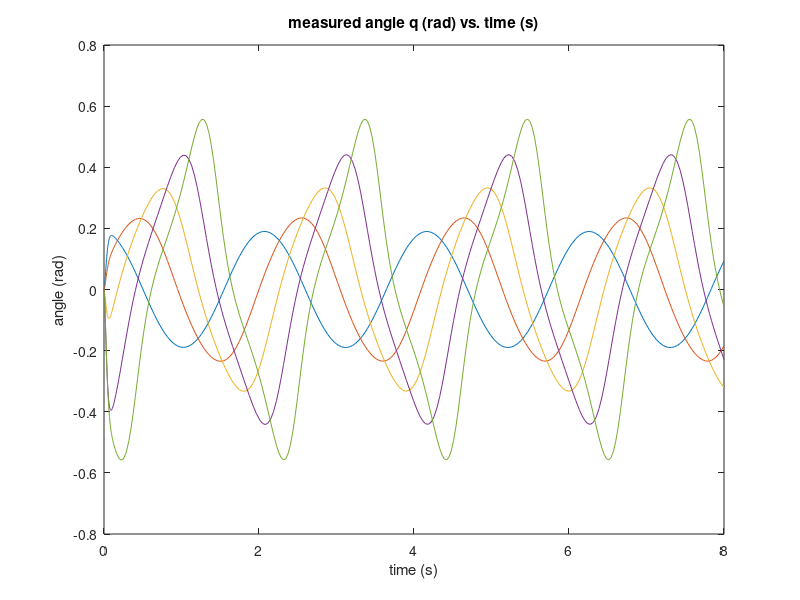
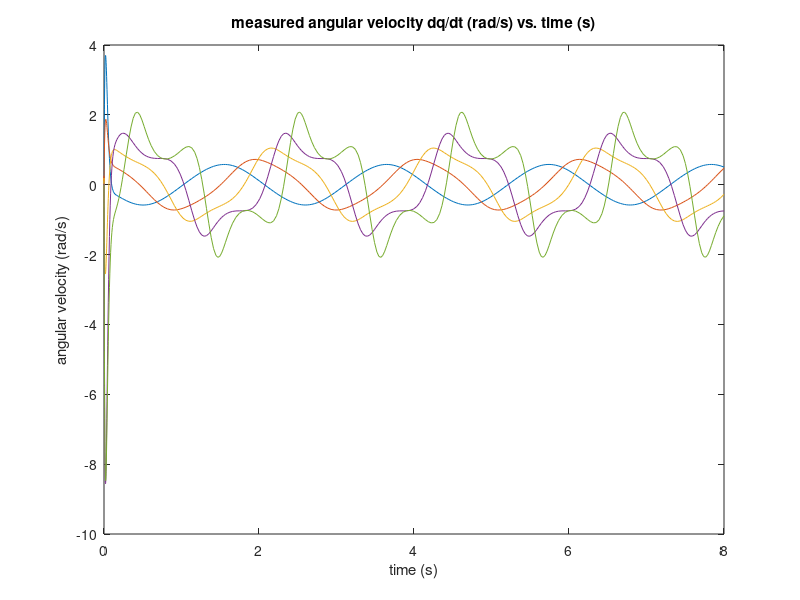
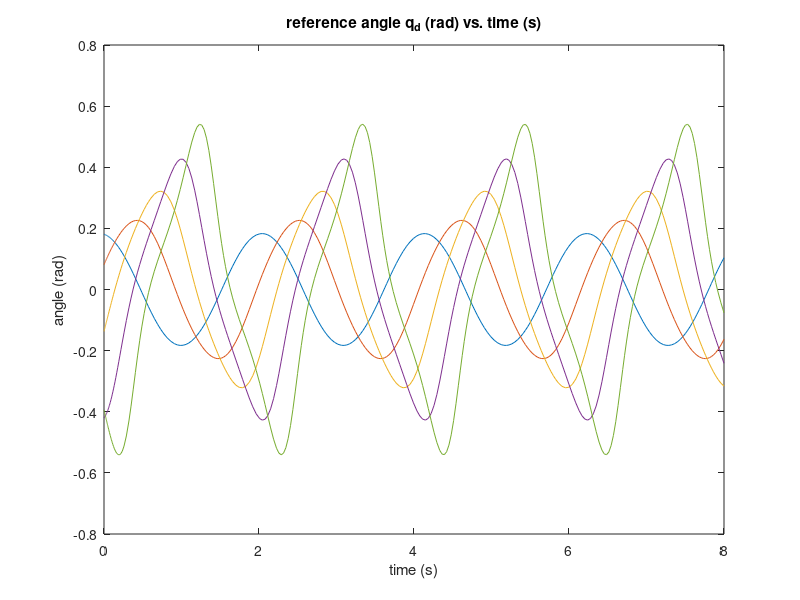
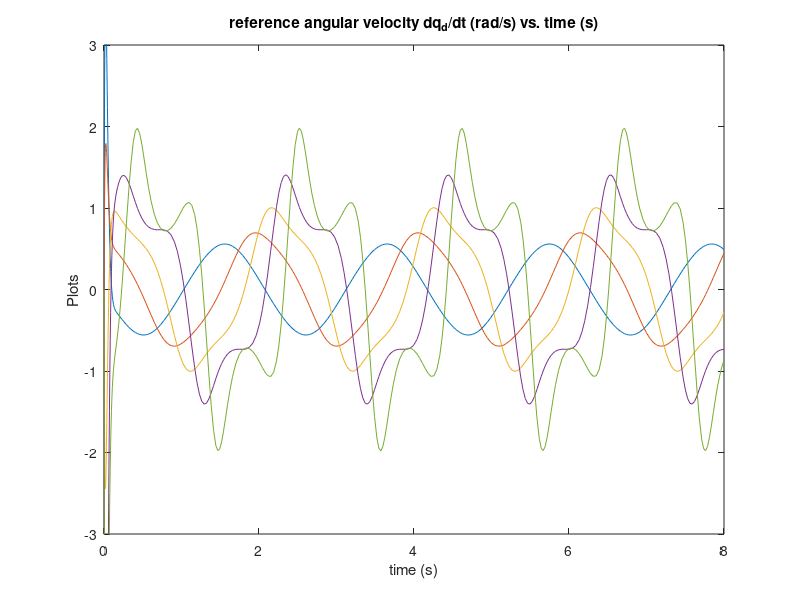

These charts were generated, in order, by the following MATLAB code:
%{
File Plots qd, qd_dot, q, q_dot, u

%}

addpath('Data/');
load('Data/q.mat'); % q_rad
load('Data/qd.mat'); % qd_rad
load('Data/q_dot.mat'); % q_dot_rad
load('Data/qd_dot.mat'); % qd_dot_rad
load('Data/u.mat'); % u_torque

t = q_rad(1,:);
q = q_rad(2,:);
q_dot = q_dot_rad(2,:);
qd = qd_rad(2,:);
qd_dot = qd_dot_rad(2,:);
u = u_torque(2,:);

%%%%%%%%%%%%%%%%%%%%%%%%%%%%%%%%%%%%%%%%%%%%%%%%%%
% Plot q 

figure(1);
plot(t, q_rad(4:8,:));
title('measured angle q (rad) vs. time (s)');
xlabel('time (s)');
ylabel('angle (rad)');

%%%%%%%%%%%%%%%%%%%%%%%%%%%%%%%%%%%%%%%%%%%%%%%%%%%

% Plot q_dot
figure(2);
plot(t, q_dot_rad(4:8,:));
title('measured angular velocity dq/dt (rad/s) vs. time (s)');
xlabel('time (s)');
ylabel('angular velocity (rad/s)');

%%%%%%%%%%%%%%%%%%%%%%%%%%%%%%%%%%%%%%%%%%%%%%%%%%
% Plot qd 
figure(3);
plot(t, qd_rad(4:8,:));
title('reference angle q_d (rad) vs. time (s)');
xlabel('time (s)');
ylabel('angle (rad)');

%%%%%%%%%%%%%%%%%%%%%%%%%%%%%%%%%%%%%%%%%%%%%%%%%%
% Plot qd_dot

figure(4); 
plot(t, qd_dot_rad(4:8,:));
ylim([-3, 3]);
title('reference angular velocity dq_d/dt (rad/s) vs. time (s)');
xlabel('time (s)');
ylabel('Plots');

%%%%%%%%%%%%%%%%%%%%%%%%%%%%%%%%%%%%%%%%%%%%%%%%%%
% Plot u

figure(5);
plot(t, u_torque(4:8,:));
ylim([-0.2, 0.2]);
title('joint control torque u (gcm^2/s^2) vs. time (s)');
xlabel('time (s)');
ylabel('u (gcm^2/s^2)');

%%%%%%%%%%%%%%%%%%%%%%%%%%%%%%%%%%%%%%%%%%%%%%%%%%%



